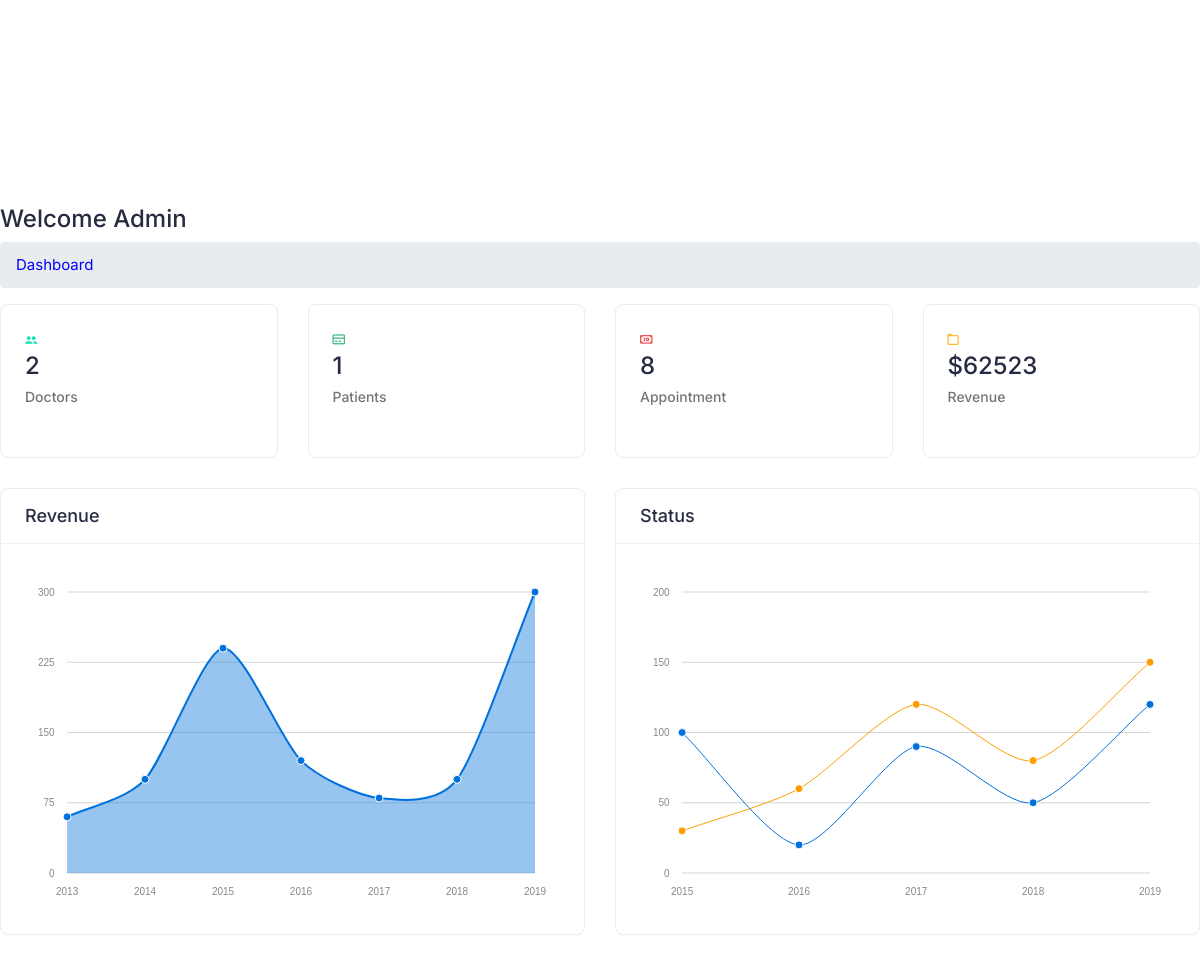
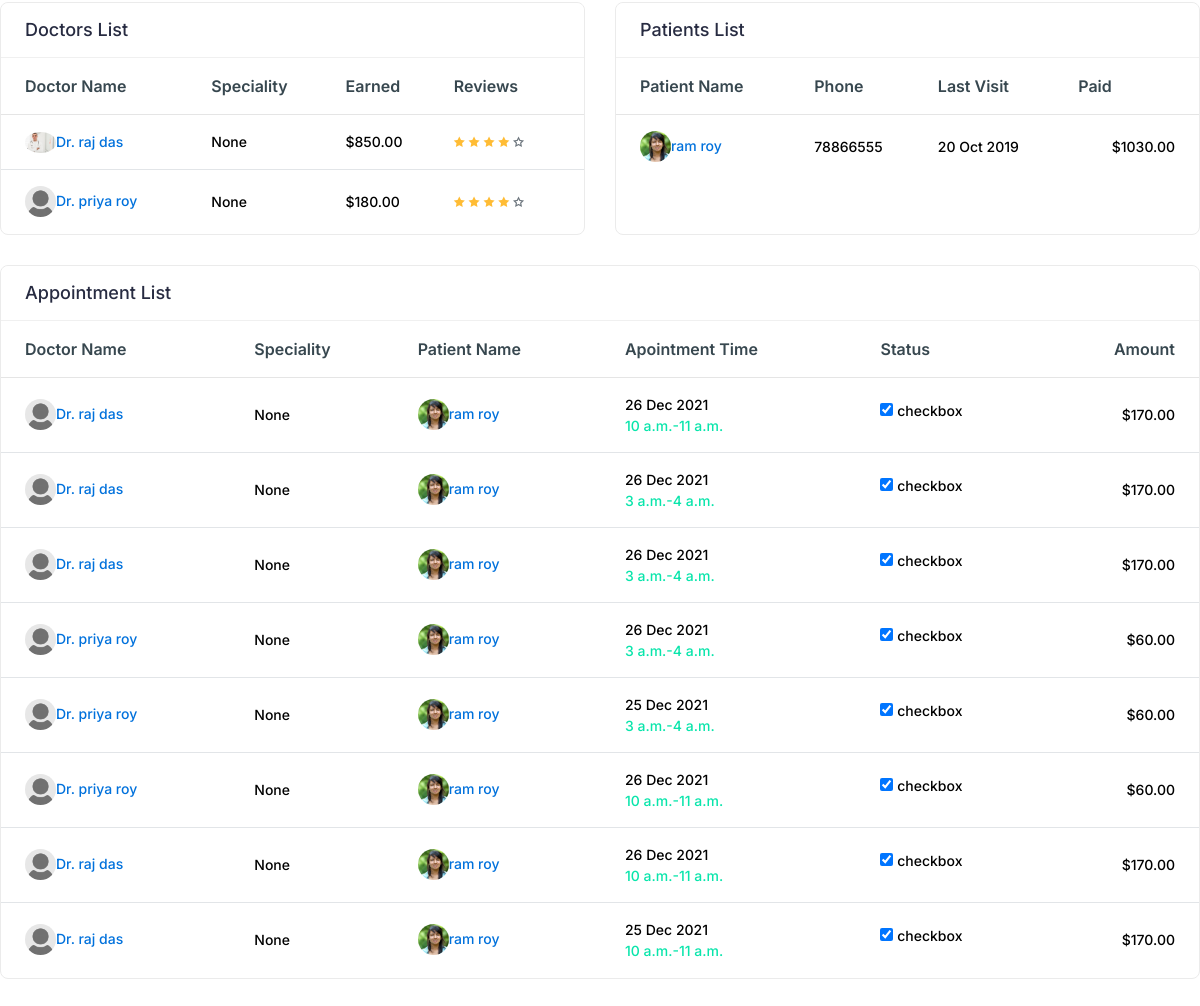
The app's page /admindashboard/ (signed in, lower part), older data (2 pictures, top to bottom).
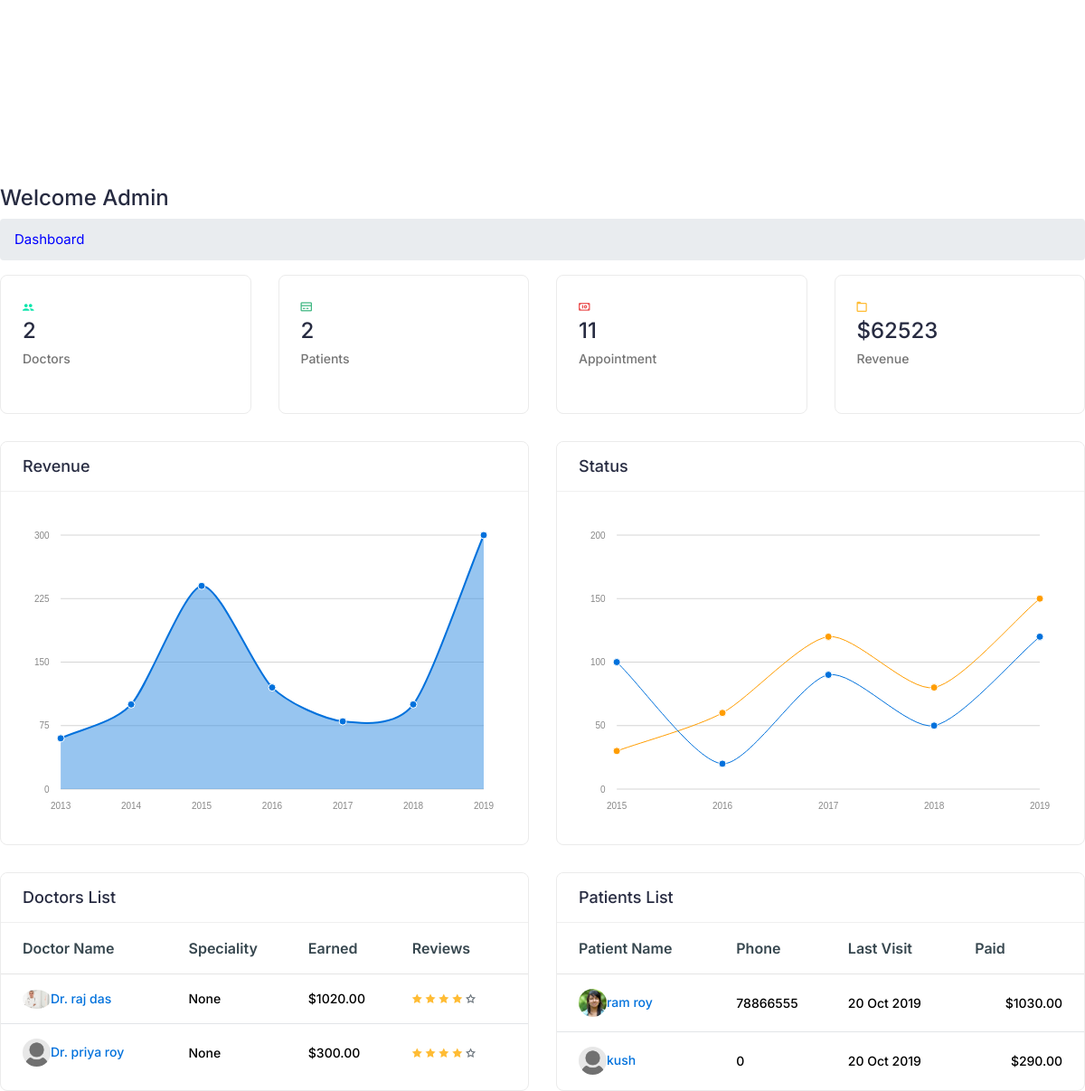
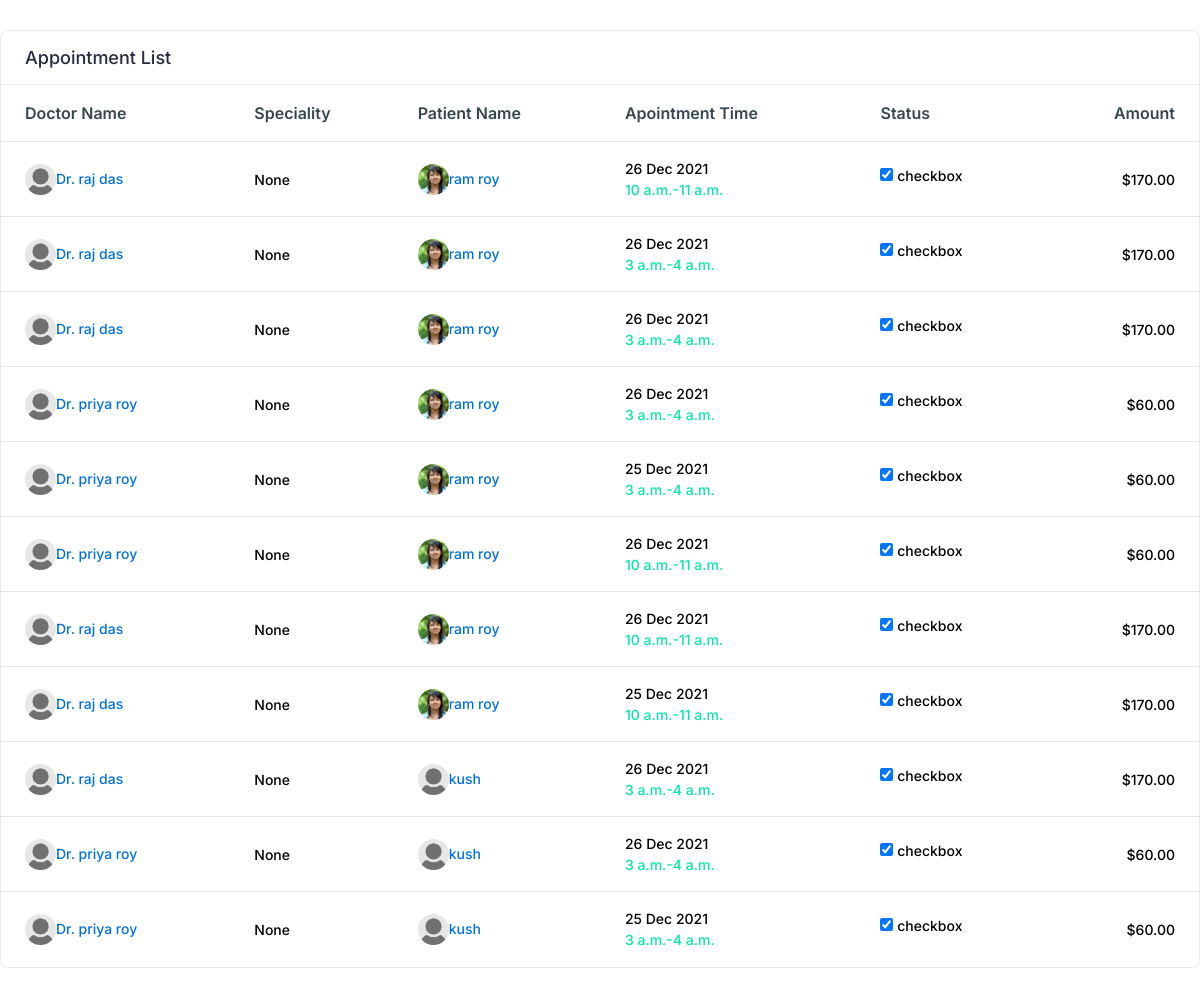
The same page, newer data (2 pictures, top to bottom).
### doctors/models.py (models this page shows, shortened)
class Dr(models.Model):
    user = models.OneToOneField(User,on_delete=models.CASCADE,related_name="Dr")
    name = models.CharField(max_length=30)
    img = models.ImageField()
    qulification = models.CharField(max_length=100)
    specialization = models.ForeignKey(speciality,
    on_delete=models.CASCADE,related_name='Drs',null=True)
    address = models.TextField(max_length=300)
    email=models.EmailField()
    fees_starting= models.IntegerField()
    fees_end= models.IntegerField()
    gender = models.CharField(max_length=30)
    date = models.DateField(auto_now=True)
    time=models.TimeField(auto_now=True)

### patient/models.py (models this page shows, shortened)
class patient_record(models.Model):
        patient = models.OneToOneField(User, on_delete=models.CASCADE, related_name="patient_record")
        name = models.CharField(max_length=50)
        img = models.ImageField()
        mobile = models.IntegerField(blank=True)
        city = models.CharField(max_length=50)
        address = models.TextField()
        email = models.EmailField()
        DOB= models.DateField(blank=True)
        gender = models.CharField(max_length=50)
        Blood_group = models.CharField(max_length=20)
        age = models.IntegerField(blank=True)
        date=models.DateField(auto_now=True)
        def __str__(self):
            return self.name

class appoinmentlist(models.Model):
    doctor = models.ForeignKey(Dr, on_delete=models.CASCADE, related_name='appoinmentlist')
    patient = models.ForeignKey(patient_record, on_delete=models.CASCADE, related_name='appoinmentlists')
    date = models.DateField()
    time1 = models.TimeField()
    time2 = models.TimeField()
    card_name = models.CharField(max_length=20)
    card_no = models.IntegerField()
    cvv = models.IntegerField()
    exp_year = models.IntegerField()
    exp_month = models.IntegerField()
    amount = models.IntegerField()
    created_date=models.DateField(auto_now=True)

### Admin_hospital/views.py (the view)
# urls.py: path('admindashboard/', views.adminhome, name='adminhome'),
def adminhome(request):
    if request.user.is_authenticated:
        res = {}
        res['dct'] = Dr.objects.all()
        res['pnt'] = patient_record.objects.all()
        res['apmnt'] = appoinmentlist.objects.all()
        p_ap=appoinmentlist.objects.values('patient','amount')
        ret=collections.defaultdict(int)
        for p in p_ap:
           ret[p['patient']]+=int(p['amount'])
        p_apt=[{'pat':patient,'amount':amount} for patient,amount in ret.items()]
        res['pat_amount']=p_apt
        d_ap=appoinmentlist.objects.values('doctor','amount')
        ret=collections.defaultdict(int)
        for d in d_ap:
           ret[d['doctor']]+=int(d['amount'])
        d_apt=[{'doc':doctor,'amount':amount} for doctor,amount in ret.items()]
        res['doc_amount']=d_apt
        return render(request, 'Admin_hospital/adminhome.html', res)
    else:
        return redirect('error404')

### Admin_hospital/templates/Admin_hospital/adminhome.html (shortened to what the changed rows need)
{% extends 'adminbasic.html' %}
{% load static %}
{% block body %}
<div class="page-wrapper">
    <div class="content container-fluid">
        <div class="row">
            <div class="col-xl-3 col-sm-6 col-12">
                <div class="card">
                    <div class="card-body">
                        <div class="dash-widget-header">
                            <div class="dash-count">
                                <h3>
                                    {{pnt|length}}
                                </h3>
                            </div>
                        </div>
                    </div>
                </div>
            </div>
            <div class="col-xl-3 col-sm-6 col-12">
                <div class="card">
                    <div class="card-body">
                        <div class="dash-widget-header">
                            <div class="dash-count">
                                <h3>
                                    {{apmnt|length}}
                                </h3>
                            </div>
                        </div>
                    </div>
                </div>
            </div>
        </div>
        <div class="row">
            <div class="col-md-6 d-flex">
                <div class="card card-table flex-fill">
                    {% if dct|length is not 0 %}
                    <div class="card-body">
                        <div class="table-responsive">
                            <table class="table table-hover table-center mb-0">
                                <thead>
                                    <tr>
                                        <th>
                                            Doctor Name
                                        </th>
                                        <th>
                                            Speciality
                                        </th>
                                        <th>
                                            Earned
                                        </th>
                                        <th>
                                            Reviews
                                        </th>
                                    </tr>
                                </thead>
                                <tbody>
                                    {% for d in dct %}
                                    <tr>
                                        <td>
                                            <h2 class="table-avatar">
       {% if d.img|length is not 0 %}<a href="/media/{{d.img}}">
       <img alt="User Image" class="avatar-img rounded-circle" src="/media/{{d.img}}" width="31"/>
            {% else %}<a href="/media/default.jpg">
             <img alt="User Image" class="avatar-img rounded-circle" width="31" src="/media/default.jpg"/></a>
          {% endif %}
                                                <a href="{% url 'Doctor_profile' d.id %}">
                                                  Dr. {{d.name}}
                                                </a>
                                            </h2>
                                        </td>
                                        <td>
                                            {{d.specialization}}
                                        </td>
                                        <td>
                                            {% if doc_amount|length != 0 %}
                                            {% for dr in doc_amount %}
                                            {% if d.id == dr.doc %}
                                            ${{dr.amount}}.00
                                            {% endif %}
                                            {% endfor %}
                                            {% endif %}
                                        </td>
                                        <td>
                                            <i class="fe fe-star text-warning">
                                            </i>
                                            <i class="fe fe-star text-warning">
                                            </i>
                                            <i class="fe fe-star text-warning">
                                            </i>
                                            <i class="fe fe-star text-warning">
                                            </i>
                                            <i class="fe fe-star-o text-secondary">
                                            </i>
                                        </td>
                                    </tr>
                                    {% endfor %}
                                </tbody>
                            </table>
                        </div>
                    </div>
                    {% else %}
				<p style="color: blue;margin-left:20px; font-size: 30px;">No Doctor !</p>
				{% endif %}
                </div>
            </div>
            <div class="col-md-6 d-flex">
                <div class="card card-table flex-fill">
                    {% if pnt|length is not 0 %}
                    <div class="card-body">
                        <div class="table-responsive">
                            <table class="table table-hover table-center mb-0">
                                <thead>
                                    <tr>
                                        <th>
                                            Patient Name
                                        </th>
                                        <th>
                                            Phone
                                        </th>
                                        <th>
                                            Last Visit
                                        </th>
                                        <th>
                                            Paid
                                        </th>
                                    </tr>
                                </thead>
                                <tbody>
                                    {% for p in pnt %}
                                    <tr>
                                        <td>
                                            <h2 class="table-avatar">
       {% if p.img|length is not 0 %}<a href="/media/{{p.img}}">
       <img alt="User Image" class="avatar-img rounded-circle" src="/media/{{p.img}}" width="31"/></a>
            {% else %}<a href="/media/default.jpg">
             <img alt="User Image" class="avatar-img rounded-circle" width="31" src="/media/default.jpg"/>
                                            </a>
          {% endif %}
                                                <a href="{% url 'patient_profile' %}?profile={{p.id}}">
                                                    {{p.name}}
                                                </a>
                                            </h2>
                                        </td>
                                        <td>
                                            {{p.mobile}}
                                        </td>
                                        <td>
                                            20 Oct 2019
                                        </td>
                                        <td class="text-right">
                                            {% if pat_amount|length != 0 %}
                                            {% for pt in pat_amount %}
                                            {% if p.id == pt.pat %}
                                            ${{pt.amount}}.00
                                            {% endif %}
                                            {% endfor %}
                                            {% endif %}
                                        </td>
                                    </tr>
                                    {% endfor %}
                                </tbody>
                            </table>
                        </div>
                    </div>
                    {% else %}
				<p style="color: blue;margin-left:20px; font-size: 30px;">No Patient !</p>
				{% endif %}
                </div>
            </div>
        </div>
        <div class="row">
            <div class="col-md-12">
                <div class="card card-table">
                    {% if apmnt|length is not 0 %}
                    <div class="card-body">
                        <div class="table-responsive">
                            <table class="table table-hover table-center mb-0">
                                <thead>
                                    <tr>
                                        <th>
                                            Doctor Name
                                        </th>
                                        <th>
                                            Speciality
                                        </th>
                                        <th>
                                            Patient Name
                                        </th>
                                        <th>
                                            Apointment Time
                                        </th>
                                        <th>
                                            Status
                                        </th>
                                        <th class="text-right">
                                            Amount
                                        </th>
                                    </tr>
                                </thead>
                                <tbody>
                                    {% for ap in apmnt %}
                                    <tr>
                                        <td>
                                            <h2 class="table-avatar">
       {% if ap.doctor..img|length is not 0 %}
       <a href="/media/{{ap.doctor.img}}">
       <img alt="User Image" class="avatar-img rounded-circle" src="/media/{{ap.doctor.img}}" width="31"/></a>
            {% else %}<a href="/media/default.jpg">
             <img alt="User Image" class="avatar-img rounded-circle" width="31" src="/media/default.jpg"/></a>
          {% endif %}
                                                <a href="{% url 'Doctor_profile' ap.doctor.id %}">
                                                   Dr. {{ap.doctor.name}}
                                                </a>
                                            </h2>
                                        </td>
                                        <td>
                                            {{ap.doctor.specialization}}
                                        </td>
                                        <td>
                                            <h2 class="table-avatar">
       {% if ap.patient.img|length is not 0 %}<a href="/media/{{ap.patient.img}}">
       <img alt="User Image" class="avatar-img rounded-circle" src="/media/{{ap.patient.img}}" width="31"/>
            {% else %}<a href="/media/default.jpg">
             <img alt="User Image" class="avatar-img rounded-circle" width="31" src="/media/default.jpg"/></a>
          {% endif %}
                                                <a href="{% url 'patient_profile' %}?profile={{ap.patient.id}}">
                                                    {{ap.patient}}
                                                </a>
                                            </h2>
                                        </td>
                                        <td>
                                            {{ap.date|date:'d M Y'}}
                                            <span class="text-primary d-block">
                                                {{ap.time1}}-{{ap.time2}}
                                            </span>
                                        </td>
                                        <td>
                                            <div class="status-toggle">
                                                <input checked="" class="check" id="status_1" type="checkbox" />
                                                <label class="checktoggle" for="status_1">
                                                    checkbox
                                                </label>
                                            </div>
                                        </td>
                                        <td class="text-right">
                                            ${{ap.amount}}.00
                                        </td>
                                    </tr>
                                    {% endfor %}
                                </tbody>
                            </table>
                        </div>
                    </div>
                    {% else %}
				<p style="color: blue;margin-left:20px; font-size: 30px;">No Appointment !</p>
				{% endif %}
                </div>
            </div>
        </div>
    </div>
</div>
{% endblock body %}

Row changes from the older to the newer data that the page shows:
added patient_record: name "kush", mobile "0", amount "290"
added appoinmentlist: doctor.name "raj das", doctor.specialization "None", patient "kush", date "26 Dec 2021", time1 "3 a.m.", time2 "4 a.m.", amount "170"
added appoinmentlist: doctor.name "priya roy", doctor.specialization "None", patient "kush", date "26 Dec 2021", time1 "3 a.m.", time2 "4 a.m.", amount "60"
added appoinmentlist: doctor.name "priya roy", doctor.specialization "None", patient "kush", date "25 Dec 2021", time1 "3 a.m.", time2 "4 a.m.", amount "60"
Text that changed along with them:
{{ pnt|length }}: "1" → "2"
{{ apmnt|length }}: "8" → "11"
new list line: "$ 1020 .00"
new list line: "$ 300 .00"
list line gone: "$ 850 .00"
list line gone: "$ 180 .00"
